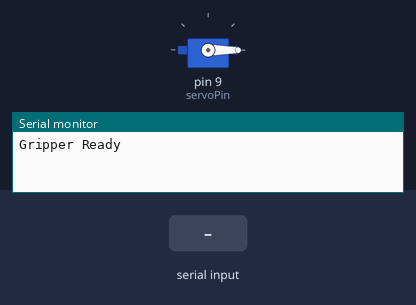
The sketch below on a simulated Arduino Uno, built with avr-gcc and run on an emulated ATmega328P. On the bench: servo, the last lines printed to the serial monitor. The inputs (shaded band) are chosen by the test bench.

Above: at 1.2 s.
1.3 s: "30,150\n" received over Serial
At 2.8 s:
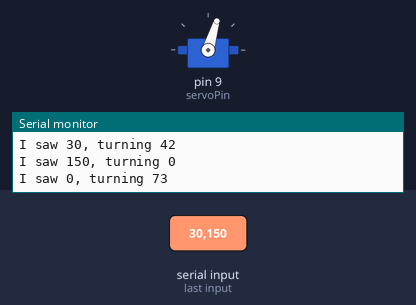
3.8 s: "90,45\n" received over Serial
At 4.6 s:
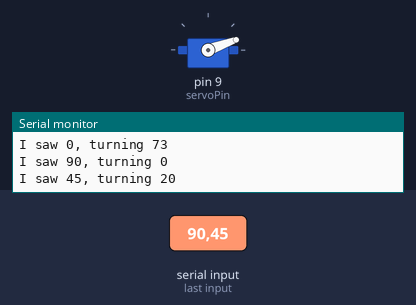
Timing chart, 0 to 6.8 s (numbered marks = the images above; inputs shaded):
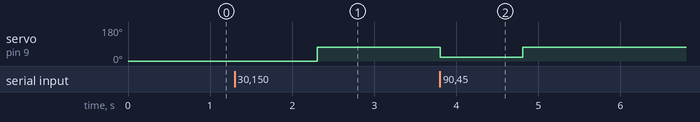

The sketch:

gripper.ino
```cpp
#include <Servo.h>
#include <math.h>

Servo myServo;
int servoPin {9};

void setup() {
  // open the serial port:
  Serial.begin(9600);   // baud rate
  myServo.attach(servoPin);
  myServo.write(0);
  Serial.println("Gripper Ready");
}

/* Conversion Variables */
float a_sq {625};   // a = 25 mm
float b_sq {2025};  // b = 45 mm
float a2 {50};      // a*2
float offset{45};   // 46.5

int width2deg(float width) {
  // theta = acosd( (a^2 + b^2 - (width+offset)^2) / (2*a*b) )
  float x = width/2 + offset;
  int theta = (int) (acos( (a_sq + x*x - b_sq )/(a2*x)) / M_PI * 180);
  // pos_deg = pos_deg > 180 ? pos_deg - 90 : pos_deg;
  constrain(theta, 0 , 180);
  return theta;
}

int pos_deg{0};
int width{0};
void loop() {
    // pos_deg = width;
    // check for incoming serial data:
    if (Serial.available() > 0) {
        // read incoming serial data:
        width = Serial.parseFloat();
        pos_deg = width2deg(width);
        Serial.print("I saw ");
        Serial.print(width);
        Serial.print(", turning ");
        Serial.println(pos_deg);
        while (myServo.read() != pos_deg)
          myServo.write(pos_deg);
        // delay(1000);
    }
}
```

Measured:
- after the input at 1.3 s, servo on pin 9 (servoPin): 0° → 73° after 1.0 s
- after the input at 3.8 s, servo on pin 9 (servoPin): 73° → 20° at once, → 73° 1.0 s later
